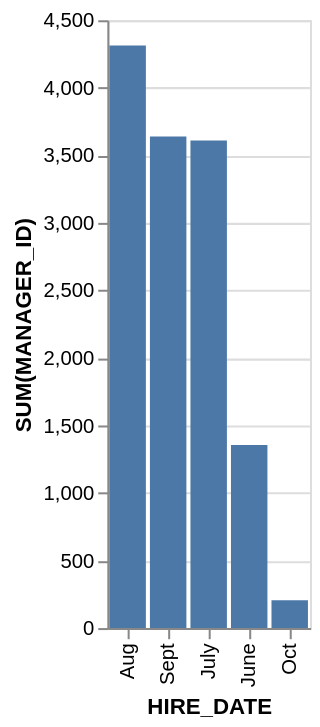

The Vega-Lite source for this figure:
### Vega-Lite specification from a JSON file in a GitHub repository (floating-point values rounded to 4 significant figures)
{"data": {"values": [{"x_data": "Aug", "y_data": 4314}, {"x_data": "Sept", "y_data": 3640}, {"x_data": "July", "y_data": 3610}, {"x_data": "June", "y_data": 1355}, {"x_data": "Oct", "y_data": 205}]}, "mark": "bar", "encoding": {"x": {"field": "x_data", "type": "nominal", "title": "HIRE_DATE", "sort": {"op": "sum", "field": "y_data", "order": "descending"}}, "y": {"field": "y_data", "type": "quantitative", "title": "SUM(MANAGER_ID)"}}}
